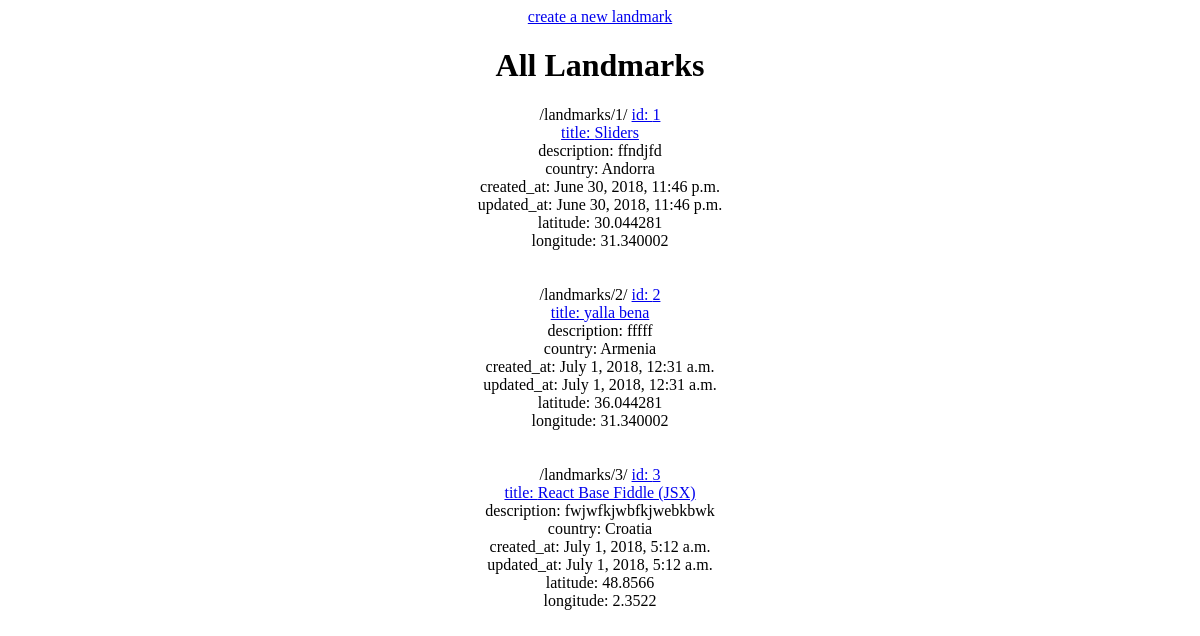
The page /landmarks/ on the database as committed earlier.
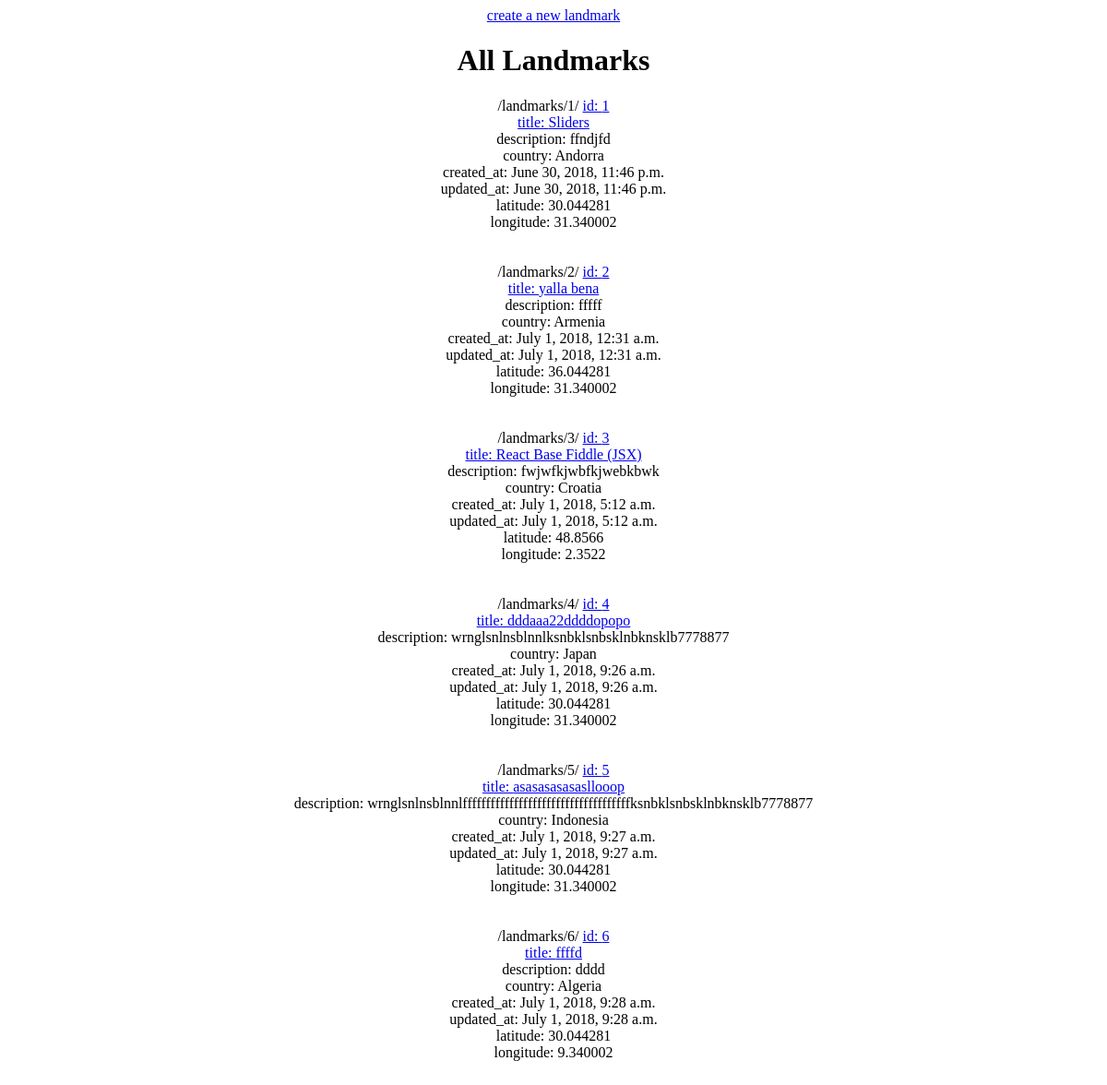
The same page on the database as committed later.
### landmarks/models.py (models this page shows)
class Landmark(models.Model):
    title = models.CharField(max_length=50, unique=True)
    description = models.TextField(max_length=500)
    country = CountryField()
    latitude = models.FloatField(default="30.044281")
    longitude = models.FloatField(default="31.340002")
    created_at = models.DateTimeField(auto_now=False, auto_now_add=True)
    updated_at = models.DateTimeField(auto_now=True, auto_now_add=False)

### landmarks/views.py (the view)
def landmark_list(request): #list items
	queryset = Landmark.objects.all()
	context = {
		"object_list": queryset,
		"title": "All Landmarks"
	}
	return render(request, "index.html", context)

### templates/index.html (shortened to what this page needs)
<html>
<body style="text-align: center;">
<a href="/landmarks/create/">create a new landmark</a>
<h1>{{ title }} </h1>
{% for obj in object_list %}
{% url "landmarks:details" id=obj.id %}
<a href='/landmarks/{{ obj.id }}'>
id: {{ obj.id }}<br/>
title: {{ obj.title }}</a><br/>
description: {{ obj.description }}<br/>
country: {{ obj.country.name }}<br/>
created_at: {{ obj.created_at }}<br/>
updated_at: {{ obj.updated_at }}<br/>
latitude: {{ obj.latitude }} <br/>
longitude: {{obj.longitude}} <br/>
<br/><br/>
{% endfor %}
</body>
</html>

Rows that differ between the two databases and show on the page:
added Landmark: id "/landmarks/4/", id "4", title "dddaaa22ddddopopo", description "wrnglsnlnsblnnlksnbklsnbsklnbknsklb7778877", country.name "Japan", created_at "July 1, 2018, 9:26 a.m.", updated_at "July 1, 2018, 9:26 a.m.", latitude "30.044281", longitude "31.340002"
added Landmark: id "/landmarks/5/", id "5", title "asasasasasasllooop", description "wrnglsnlnsblnnlffffffffffffffffffffffffffffffffffffksnbklsnbsklnbknsklb7778877", country.name "Indonesia", created_at "July 1, 2018, 9:27 a.m.", updated_at "July 1, 2018, 9:27 a.m.", latitude "30.044281", longitude "31.340002"
added Landmark: id "/landmarks/6/", id "6", title "ffffd", description "dddd", country.name "Algeria", created_at "July 1, 2018, 9:28 a.m.", updated_at "July 1, 2018, 9:28 a.m.", latitude "30.044281", longitude "9.340002"
